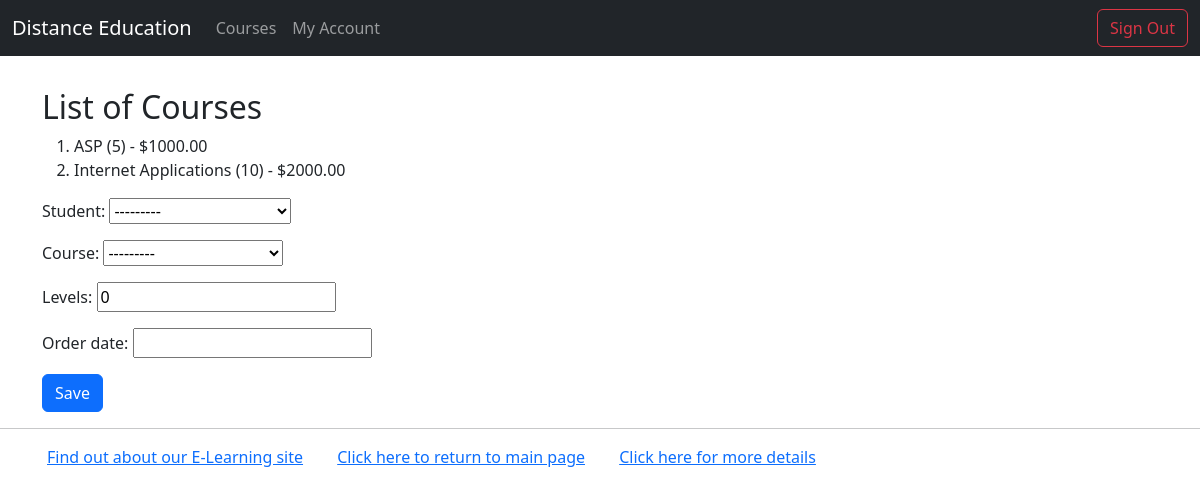
Screenshot of /myappF23/place-order/ (signed in) with the database file from the repository.
### myappF23/models.py (models this page shows)
class Course(models.Model):
    LEVEL_CHOICES = [
        ("BE", "Beginner"),
        ("IN", "Intermediate"),
        ("AD", "Advanced"),
    ]
    title = models.CharField(max_length=200)
    description = models.TextField()
    instructor = models.ForeignKey(Instructor, on_delete=models.CASCADE, default=None)
    categories = models.ForeignKey(Category, on_delete=models.CASCADE)
    students = models.ManyToManyField(Student, blank=True)
    start_date = models.DateField()
    end_date = models.DateField()
    price = models.DecimalField(max_digits=10, decimal_places=2)
    level = models.PositiveIntegerField(default=0)
    interested = models.PositiveIntegerField(default=0)
    def __str__(self):
        return self.title

### myappF23/views.py (the view)
# urls.py: path("place-order/", views.place_order, name="place-order"),
@login_required(login_url="/myappF23/login/")
def place_order(request):
    msg = ""
    course_list = Course.objects.all()
    if request.method == "POST":
        form = OrderForm(request.POST)
        if form.is_valid():
            order = form.save(commit=False)
            order.order_status = 0
            order.order_price = order.course.price
            if order.levels > order.course.level:
                msg = "You exceeded the number of levels for this course."
                return render(request, "myapp/order_response.html", {"msg": msg})
            msg = "Your course has been ordered successfully."
            if order.course.price > 150.00:
                order.discount()
            order.save()
        else:
            msg = "You exceeded the number of levels for this course."
            return render(request, "myapp/order_response.html", {"msg": msg})
    else:
        form = OrderForm()
    return render(
        request,
        "myapp/place_order.html",
        {"form": form, "msg": msg, "course_list": course_list},
    )

### myappF23/forms.py
class OrderForm(forms.ModelForm):
    class Meta:
        model = Order
        fields = ["student", "course", "levels", "order_date"]
    widgets = {"student": forms.RadioSelect, "order_date": forms.SelectDateWidget}

### myappF23/templates/myapp/place_order.html (shortened to what this page needs)
{% extends 'myapp/base.html' %}
{% block content %}
<div class="my-2">
    {% if course_list %}
    <h2>List of Courses</h2>
    <ol>
        {% for course in course_list %}
        <li>{{course.title}} ({{course.level}}) - ${{course.price}}</li>
        {% endfor %}
    </ol>
    {% else %}
    <strong>There are no courses</strong>
    {% endif %}
</div>
<form method="post">
    {{form.as_p}}
    <button class="btn btn-primary" type="submit">Save</button>
</form>
{% endblock %}

### rows the page displays
Course: title "ASP", level "5", price "1000.00"
Course: title "Internet Applications", level "10", price "2000.00"
